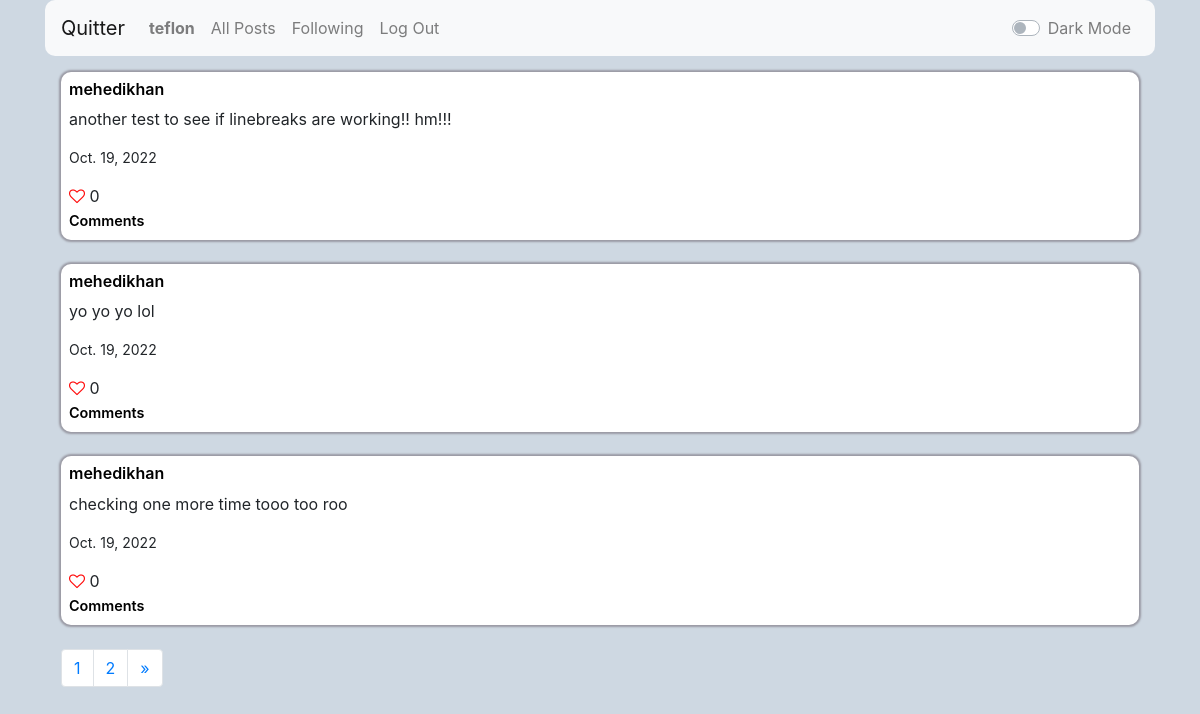
Page /following_posts (signed in) on the committed database.
### network/models.py (models this page shows)
class User(AbstractUser):
    followers = models.ManyToManyField('self', blank=True, related_name="following", symmetrical=False)

class Post(models.Model):
    post = models.TextField()
    creator = models.CharField(max_length=64, blank=False)
    created = models.DateField(auto_now_add=False, auto_now=False, default=timezone.now)
    likes_count = models.PositiveIntegerField(default=0)
    likes = models.ManyToManyField(User, blank=True, related_name="likes")

### network/views.py (the view)
# urls.py: path("following_posts", views.following_posts, name="following_posts"),
@login_required
def following_posts(request):
    current_user = request.user.username
    u = User.objects.get(username=current_user)
    f = u.following.all()
    following_list = []
    for user in f:
        following_list.append(user.username)
    posts = Post.objects.filter(creator__in=following_list).order_by('-id')
    paginator = Paginator(posts, 3)
    page_number = request.GET.get('page')
    page_obj = paginator.get_page(page_number)
    return render(request, "network/following.html",{
        "posts" : posts,
        "following_list" : following_list,
        "page_obj" : page_obj
    })

### network/templates/network/following.html (shortened to what this page needs)
{% extends "network/layout.html" %}
{% block body %}
    {% for post in page_obj %}
        {% if post.creator in following_list %}
            <div class="eachpost" id="post_box">
                <h6><a class="link_light link_class" href="{% url 'profile' post.creator %}">{{ post.creator }}</a></h6>
                <p>{{ post.post }}</p>
                <p style="font-size: 14px">{{ post.created }}</p>
                {% if user.is_authenticated %}
                    {% if post.id in posts_lbtcu_id %}
                    <form action="{% url 'decrease_likes' post.id %}">
                        <button id="like" style="font-size: 16px; padding: 0; border: none; background: none" ><i class="fa fa-heart" style="font-size:16px; color:rgb(255, 9, 9)"></i></button>
                        {{ post.likes_count }}
                    </form>
                    {% else %}
                    <form action="{% url 'increase_likes' post.id %}">
                        <button id="like" style="font-size: 16px; padding: 0; border: none; background: none" ><i class="fa fa-heart-o" style="font-size:16px; color:rgb(255, 9, 9)"></i></button>
                        {{ post.likes_count }}
                    </form>
                    {% endif %}
                {% else %}
                    <i class="fa fa-heart-o" style="font-size:16px; color:rgb(255, 9, 9)"></i> {{ post.likes_count }}
                    <br>
                {% endif %}
                <a class="link_light small_link link_class" href="{% url 'comments' post.id %}">Comments</a>
            </div>
            <br>
        {% endif %}
    {% endfor %}
    <nav aria-label="Page navigation example">
        <ul class="pagination">
            <li class="page-item"><a class="page-link" href="?page={{page_obj.number}}">{{ page_obj.number }}</a></li>
            {% if page_obj.has_next %}
            <li class="page-item"><a class="page-link" href="?page={{page_obj.next_page_number}}">{{ page_obj.next_page_number }}</a></li>
            {% endif %}
            {% if page_obj.has_next%}
                <li class="page-item">
                    <a class="page-link" href="?page={{ page_obj.next_page_number }}" aria-label="Next">
                        <span aria-hidden="true">&raquo;</span>
                    </a>
                </li>
            {% endif %}
        </ul>
      </nav>
{% endblock %}

### network/templates/network/layout.html (shortened to what this page needs)
{% load static %}
<!DOCTYPE html>
<html lang="en">
    <head>
        <link rel="stylesheet" href="https://stackpath.bootstrapcdn.com/bootstrap/4.4.1/css/bootstrap.min.css">
        <link href="{% static 'network/styles.css' %}" rel="stylesheet">
        <link rel="stylesheet" href="https://cdnjs.cloudflare.com/ajax/libs/font-awesome/4.7.0/css/font-awesome.min.css">
    </head>
    <body class="container">
        <nav id="navbar_id" class="navbar navbar-expand-lg navbar-light bg-light nav_style">
          <a class="navbar-brand" href="#">Quitter</a>
            <div class="w-100">
              <ul class="navbar-nav mr-auto">
                {% if request.user.is_authenticated %}
                    <li class="nav-item">
                        <a class="nav-link" href="{% url 'profile' user.username %}"><strong>{{ user.username }}</strong></a>
                    </li>
                {% endif %}
                <li class="nav-item">
                  <a class="nav-link" href="{% url 'index' %}">All Posts</a>
                </li>
                {% if request.user.is_authenticated %}
                    <li class="nav-item">
                        <a class="nav-link" href="{% url 'following_posts' %}">Following</a>
                    </li>
                    <li class="nav-item">
                        <a class="nav-link" href="{% url 'logout' %}">Log Out</a>
                    </li>
                {% endif %}
                <li class="nav-item ml-auto">
                    <div class="custom-control custom-switch nav-link">
                        <label class="custom-control-label" for="customSwitches">Dark Mode</label>
                    </div>
                </li>
              </ul>
            </div>
          </nav>
        <div class="body">
            {% block body %}
            {% endblock %}
        </div>
    </body>
</html>

### network/static/network/styles.css (style rules this page uses)
.body { padding: 1rem; }
.eachpost { background-color:white; padding: 0.5rem; border-radius: 10px; box-shadow: 0px 0px 2px 2px rgb(154, 154, 164); }
.container { background-color: rgb(206, 216, 226); }
.nav_style { border-radius: 10px; }
.link_light { color: black; font-weight: 600; }
.small_link { font-size: .9rem; }

### rows in the picture
User: username "teflon"
Post: creator "mehedikhan", post "another test to see if linebreaks are working!! hm!!!", created "Oct. 19, 2022", likes_count "0"
Post: creator "mehedikhan", post "yo yo yo lol", created "Oct. 19, 2022", likes_count "0"
Post: creator "mehedikhan", post "checking one more time tooo too roo", created "Oct. 19, 2022", likes_count "0"

### other values in the picture
{{ page_obj.number }} "1"
{{ page_obj.next_page_number }} "2"
